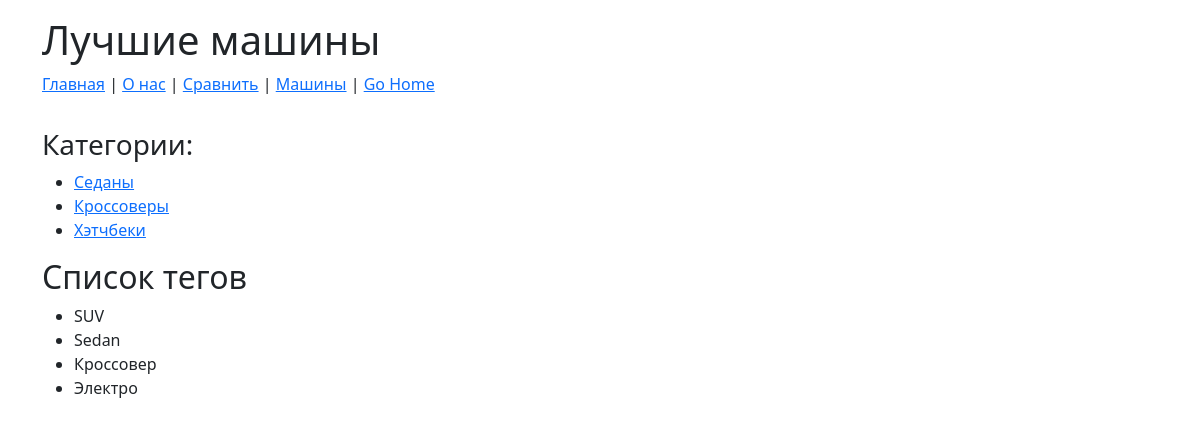
The app's page /tags/ with its own data.
### cars/models.py (models this page shows, shortened)
class Tag(models.Model):
    name = models.CharField(max_length=50, unique=True, verbose_name="Тег")

### cars/views.py (the view)
# urls.py: path('tags/', views.tags_list, name='tags_list'),
def tags_list(request):
    tags = Tag.objects.all()
    data = {
        'title': 'Теги',
        'tags': tags,
    }
    return render(request, 'cars/tags_list.html', context=data)

### cars/templatetags/cars_tags.py (called while the page is built)
@register.simple_tag()
def get_categories():
    return categories_db

### cars/templates/cars/tags_list.html (shortened to what this page needs)
{% extends 'cars/base.html' %}
{% block content %}
  <h2>Список тегов</h2>
  <ul>
    {% for tag in tags %}
      <li>{{ tag.name }}</li>
    {% endfor %}
  </ul>
{% endblock %}

### records on screen
Tag: name "SUV"
Tag: name "Sedan"
Tag: name "Кроссовер"
Tag: name "Электро"

### other values on screen
{{ cat.name }} "Седаны" "Кроссоверы" "Хэтчбеки"
